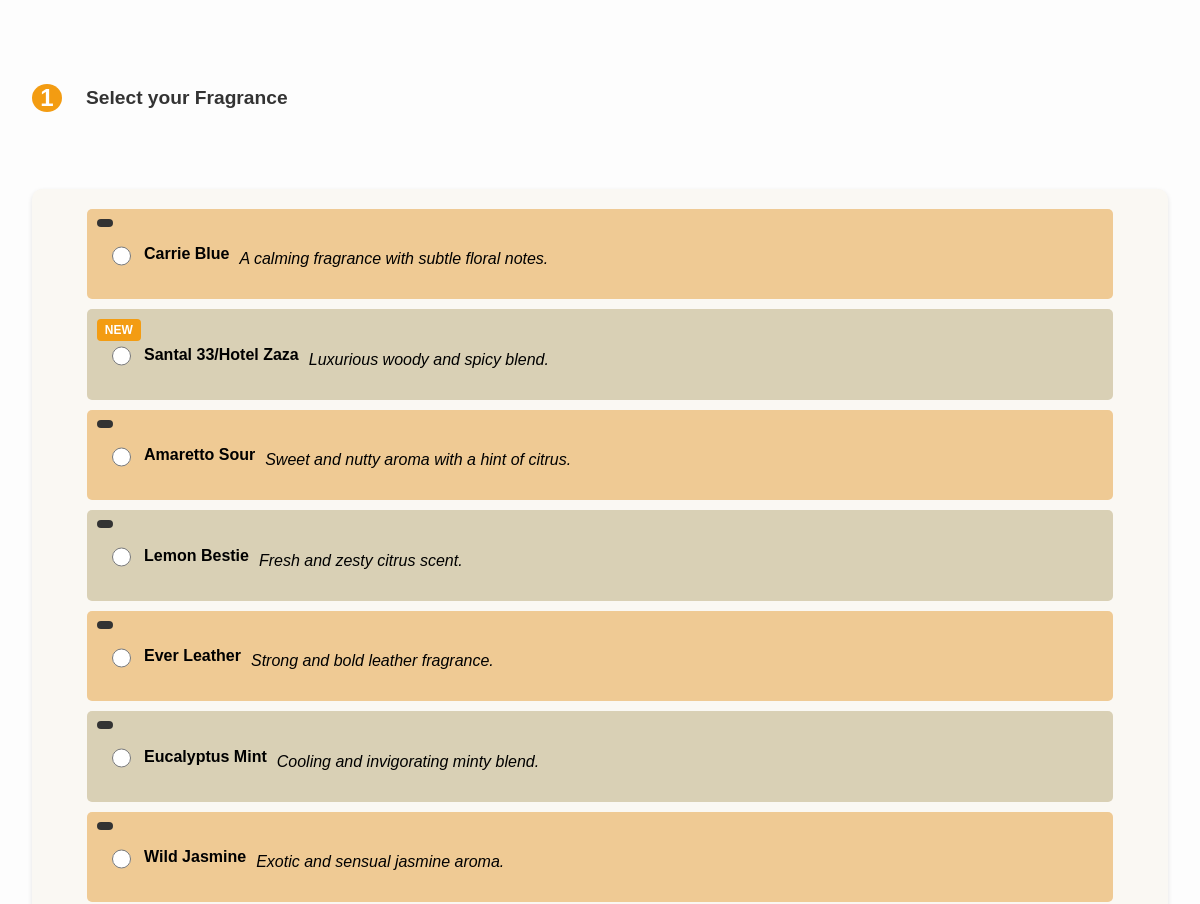
The app's page /pages/build-candle.php (middle part), older data.
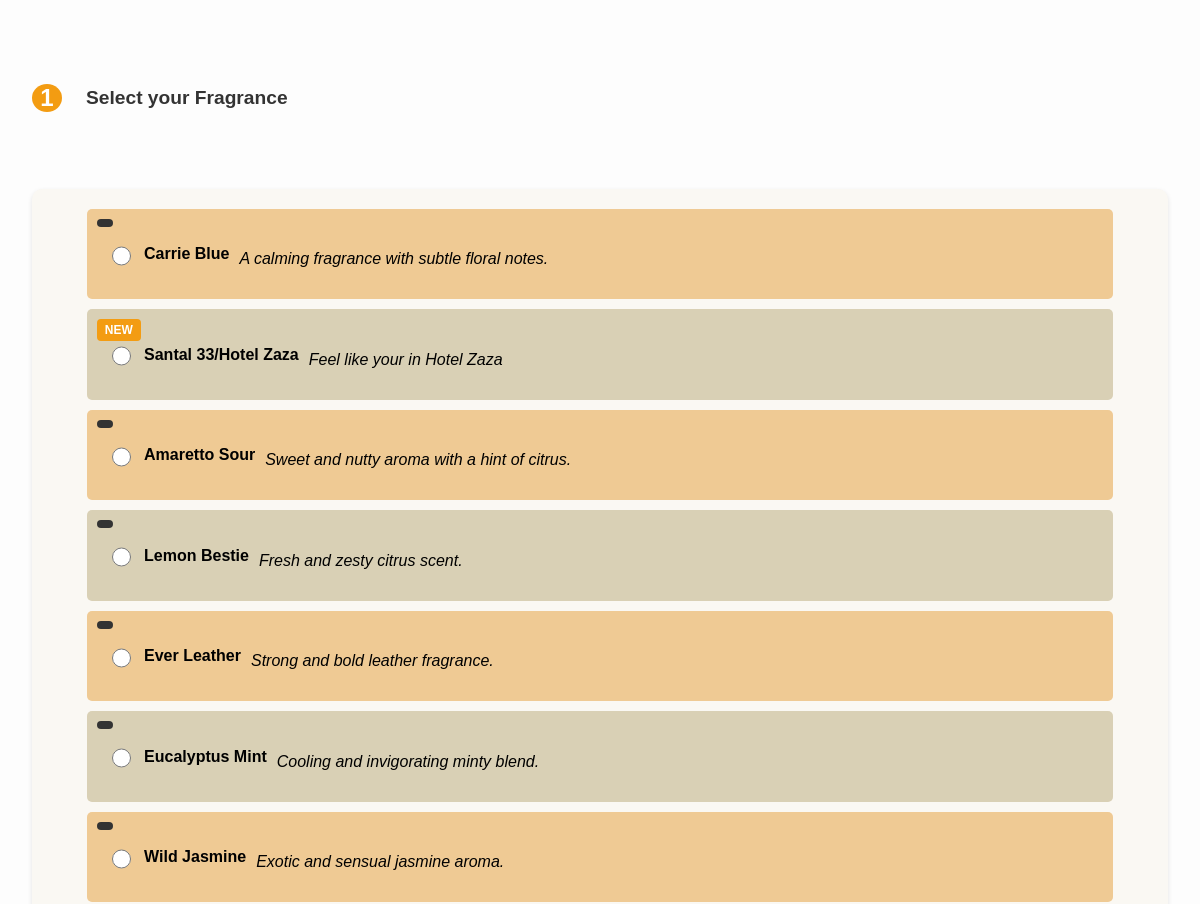
The same page, newer data.
### tables this page shows
CREATE TABLE `products` (
  `id` int NOT NULL AUTO_INCREMENT,
  `name` varchar(100) NOT NULL,
  `description` text,
  `price` decimal(10,2) DEFAULT NULL,
  `created_at` timestamp NULL DEFAULT CURRENT_TIMESTAMP,
  `image_url` varchar(500) DEFAULT NULL,
  `tag` varchar(100) DEFAULT NULL,
  PRIMARY KEY (`id`)
);

### src/pages/build-candle.php (the view, shortened to what this page needs)
<!DOCTYPE html>
<html lang="en">
    <head>
        <link rel="stylesheet" href="../css/build-candle.css">
        <link rel="stylesheet" href="../css/navbar.css">
        <link rel="stylesheet" href="../css/cart.css">
        <link rel="stylesheet" href="../css/footer.css">
    </head>
    <body>
        <?php
            try {
                $pdo = getPDO();
                $stmt = $pdo->query("SELECT * FROM products");
                $products = $stmt->fetchAll(PDO::FETCH_ASSOC);
                $stmt = $pdo->query("SELECT * FROM products");
                $products = $stmt->fetchAll(PDO::FETCH_ASSOC);
            } catch (Exception $e) {
                echo "Error: " . $e->getMessage();
                echo "<pre>" . $e->getTraceAsString() . "</pre>";
            }
        ?>
        <section class="build-candle-section">
            <div class="step">
                <div class="step-number">1</div>
                <div class="step-title">
                    <h3>Select your Fragrance</h3>
                </div>
            </div>
            <ul class="fragerance-list">
                <?php foreach ($products as $product): ?>
                    <li class="list-item fragerance-selector">
                            <input class="custom-radio" type="radio" name="fragranceType">
                            <div class="list-text">
                                <h4 class="name"><?php echo htmlspecialchars($product['name']); ?>
                                    <span class="tag <?php echo htmlspecialchars($product['tag']); ?>"><?php echo htmlspecialchars($product['tag']); ?></span>
                                </h4>
                                <p class="description"><?php echo htmlspecialchars($product['description']); ?></p>
                            </div>
                    </li>
                <?php endforeach; ?>
            </ul>
        </section>
    </body>
</html>

### src/css/build-candle.css (style rules this page uses)
body { font-family: Arial, sans-serif; margin: 0; background-color: #faf8f3; box-sizing: border-box; }
.custom-radio { width: 20px; height: 20px; accent-color: #495aaa; cursor: pointer; }
.build-candle-section { padding: 2rem; font-family: "Arial", sans-serif; background-color: #fdfdfd; display: flex; flex-direction: column; align-items: stretch; max-width: 1200px; margin: 0 auto; }
.build-candle-section .step { margin-bottom: 3rem; margin-top: 2rem; display: flex; width: 50%; align-items: flex-start; justify-content: flex-start; }
.build-candle-section .step .step-number { min-width: 30px; background-color: #f39c12; color: #fff; font-size: 1.5rem; font-weight: bold; border-radius: 50%; display: flex; align-items: center; justify-content: center; margin-right: 1.5rem; margin-top: 1rem; }
.build-candle-section .step .step-title { text-align: left; }
.build-candle-section .step .step-title h3 { font-size: 1.2rem; color: #333; margin-bottom: 1rem; }
.fragerance-list { display: flex; flex-direction: column; align-items: center; background-color: #faf8f3; padding: 20px; border-radius: 10px; box-shadow: 0 2px 5px rgba(0, 0, 0, 0.1); }
.fragerance-list .list-item { display: flex; align-items: center; padding: 15px 20px; margin-bottom: 10px; border-radius: 5px; position: relative; width: 90%; }
.fragerance-list .list-item .list-text { margin-left: 10px; display: flex; align-items: flex-end; gap: 10px; width: 100%; }
.fragerance-list .list-item .list-text .name { white-space: nowrap; }
.fragerance-list .list-item .list-text .name .tag { position: absolute; top: 10px; left: 10px; background-color: #333; color: #fff; padding: 4px 8px; font-size: 0.75rem; border-radius: 4px; text-transform: uppercase; }
.fragerance-list .list-item .list-text .name .tag.NEW { background-color: #f39c12; }
.fragerance-list .list-item .list-text .description { font-style: italic; }
.fragerance-list .list-item:nth-child(odd) { background-color: #efca94; }
.fragerance-list .list-item:nth-child(even) { background-color: #d9d0b5; }

### src/css/navbar.css (style rules this page uses)
* { -webkit-user-select: none; -moz-user-select: none; user-select: none; }

Row changes from the older to the newer data that the page shows:
changed products "Santal 33/Hotel Zaza": description "Luxurious woody and spicy blend." → "Feel like your in Hotel Zaza"
